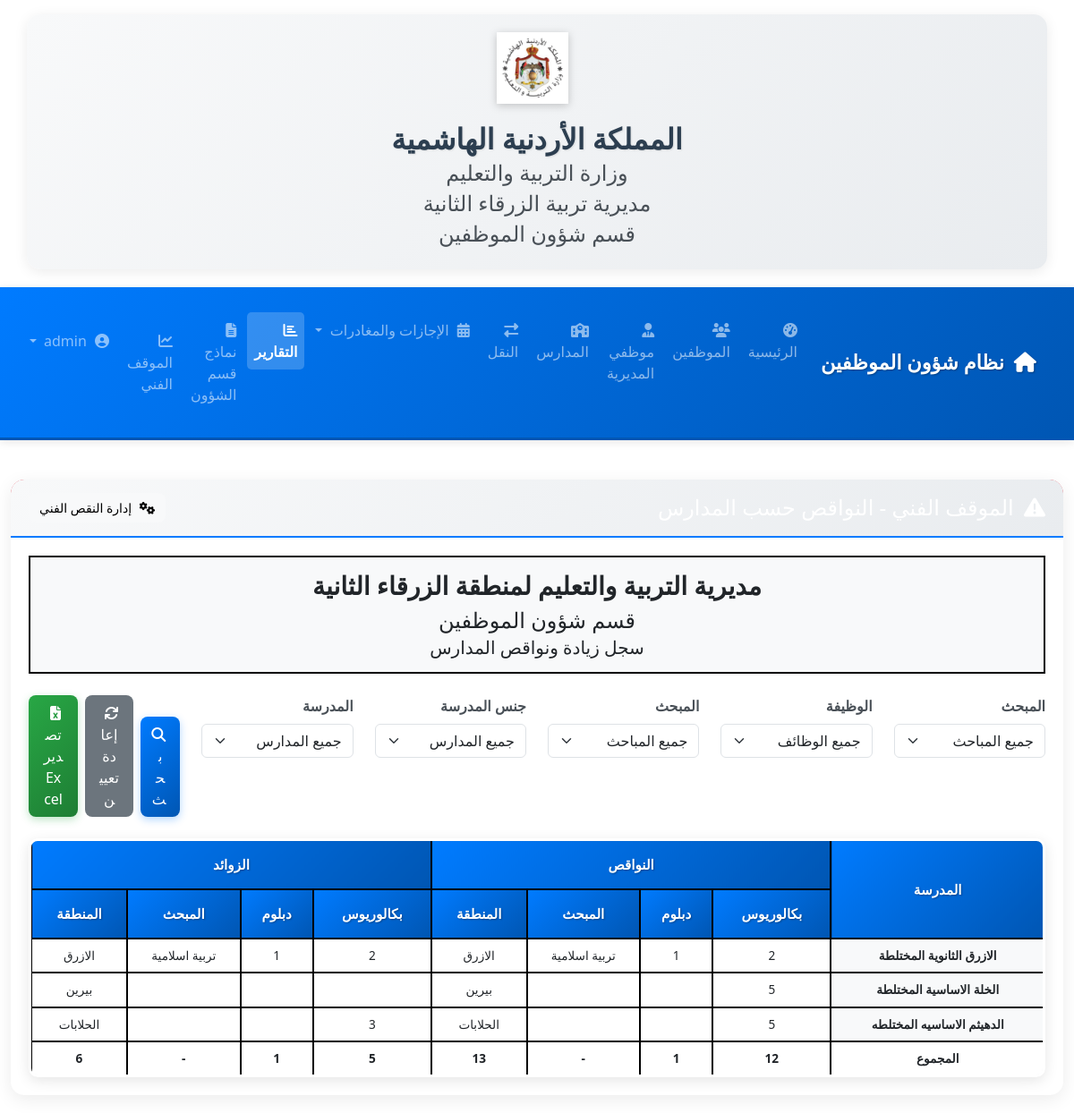
Page /reports/technical-position (signed in) on the committed database.
### models.py (models this page shows, shortened)
class School(db.Model):
    id = db.Column(db.Integer, primary_key=True)
    name = db.Column(db.String(100), nullable=False)  # اسم المدرسة
    phone = db.Column(db.String(20))  # رقم هاتف المدرسة
    address = db.Column(db.String(200))  # عنوان المدرسة
    gender = db.Column(db.String(20))  # جنس المدرسة (ذكور، إناث، مختلطة)
    region = db.Column(db.String(50))  # المنطقة

class TechnicalDeficiency(db.Model):
    __tablename__ = 'technical_deficiencies'
    id = db.Column(db.Integer, primary_key=True)
    school_id = db.Column(db.Integer, db.ForeignKey('school.id'), nullable=False)  # Changed from 'schools.id' to 'school.id'
    specialization = db.Column(db.String(200), nullable=False)
    job_title = db.Column(db.String(200), nullable=False)
    subject = db.Column(db.String(200), nullable=True)
    required_count = db.Column(db.Integer, nullable=False, default=0)
    current_count = db.Column(db.Integer, nullable=False, default=0)
    deficiency_count = db.Column(db.Integer, nullable=False, default=0)
    deficiency_bachelor = db.Column(db.Integer, nullable=False, default=0)
    deficiency_diploma = db.Column(db.Integer, nullable=False, default=0)
    surplus_bachelor = db.Column(db.Integer, nullable=False, default=0)
    surplus_diploma = db.Column(db.Integer, nullable=False, default=0)
    notes = db.Column(db.Text, nullable=True)
    created_at = db.Column(db.DateTime, default=datetime.utcnow)
    updated_at = db.Column(db.DateTime, default=datetime.utcnow, onupdate=datetime.utcnow)
    school = db.relationship('School', backref=db.backref('technical_deficiencies', lazy=True))

### routes/report_routes.py (the view)
@report.route('/technical-position')
def technical_position():
    if 'user_id' not in session:
        return redirect(url_for('auth.login'))
    specialization_filter = request.args.get('specialization', '')
    gender_filter = request.args.get('gender', '')
    school_filter = request.args.get('school', '')
    subject_filter = request.args.get('subject', '')
    job_filter = request.args.get('job', '')
    query = TechnicalDeficiency.query.join(School)
    if specialization_filter:
        query = query.filter(TechnicalDeficiency.specialization.contains(specialization_filter))
    if gender_filter:
        query = query.filter(School.gender == gender_filter)
    if school_filter:
        query = query.filter(TechnicalDeficiency.school_id == school_filter)
    if subject_filter:
        query = query.filter(TechnicalDeficiency.subject == subject_filter)
    if job_filter:
        query = query.filter(TechnicalDeficiency.job_title == job_filter)
    deficiencies = query.filter(
        or_(
            TechnicalDeficiency.deficiency_bachelor > 0,
            TechnicalDeficiency.deficiency_diploma > 0,
            TechnicalDeficiency.surplus_bachelor > 0,
            TechnicalDeficiency.surplus_diploma > 0
        )
    ).order_by(School.name).all()
    all_specializations = set()
    all_subjects = set()
    all_jobs = set()
    for deficiency in TechnicalDeficiency.query.all():
        all_specializations.add(deficiency.specialization)
        if deficiency.subject:
            all_subjects.add(deficiency.subject)
        all_jobs.add(deficiency.job_title)
    from constants import DIRECTORATE_DEPARTMENTS
    all_schools = School.query.filter(~School.name.in_(DIRECTORATE_DEPARTMENTS)).all()
    return render_template('reports/technical_position.html',
                         deficiencies=deficiencies,
                         all_specializations=sorted(all_specializations),
                         all_subjects=sorted(all_subjects),
                         all_jobs=sorted(all_jobs),
                         all_schools=all_schools,
                         specialization_filter=specialization_filter,
                         gender_filter=gender_filter,
                         school_filter=school_filter,
                         subject_filter=subject_filter,
                         job_filter=job_filter)

### templates/reports/technical_position.html (shortened to what this page needs)
{% extends "base.html" %}
{% block content %}
<div class="container-fluid mt-4">
    <div class="row">
        <div class="col-12">
            <div class="card">
                <div class="card-header bg-danger text-white d-flex justify-content-between align-items-center">
                    <h4 class="mb-0"><i class="fas fa-exclamation-triangle"></i> الموقف الفني - النواقص حسب المدارس</h4>
                    <a href="{{ url_for('report.technical_deficiency_management') }}" class="btn btn-light btn-sm">
                        <i class="fas fa-cogs"></i> إدارة النقص الفني
                    </a>
                </div>
                <div class="card-body">
                    <div class="text-center mb-4" style="border: 2px solid #000; padding: 15px; background-color: #f8f9fa;">
                        <h3 class="text-dark mb-2" style="font-weight: bold;">مديرية التربية والتعليم لمنطقة الزرقاء الثانية</h3>
                        <h4 class="text-dark mb-1">قسم شؤون الموظفين</h4>
                        <h5 class="text-dark mb-0">سجل زيادة ونواقص المدارس</h5>
                    </div>
                    <form method="GET" class="mb-4">
                        <div class="row">
                            <div class="col-md-2">
                                <label for="specialization" class="form-label">المبحث</label>
                                <select name="specialization" id="specialization" class="form-select">
                                    <option value="">جميع المباحث</option>
                                </select>
                            </div>
                            <div class="col-md-2">
                                <label for="job" class="form-label">الوظيفة</label>
                                <select name="job" id="job" class="form-select">
                                    <option value="">جميع الوظائف</option>
                                </select>
                            </div>
                            <div class="col-md-2">
                                <label for="subject" class="form-label">المبحث</label>
                                <select name="subject" id="subject" class="form-select">
                                    <option value="">جميع المباحث</option>
                                </select>
                            </div>
                            <div class="col-md-2">
                                <label for="gender" class="form-label">جنس المدرسة</label>
                                <select name="gender" id="gender" class="form-select">
                                    <option value="">جميع المدارس</option>
                                </select>
                            </div>
                            <div class="col-md-2">
                                <label for="school" class="form-label">المدرسة</label>
                                <select name="school" id="school" class="form-select">
                                    <option value="">جميع المدارس</option>
                                </select>
                            </div>
                            <div class="col-md-2 d-flex align-items-end">
                                <button type="submit" class="btn btn-primary me-2">
                                    <i class="fas fa-search"></i> بحث
                                </button>
                                <a href="{{ url_for('report.technical_position') }}" class="btn btn-secondary me-2">
                                    <i class="fas fa-refresh"></i> إعادة تعيين
                                </a>
                                <a href="{{ url_for('report.export_technical_position', **request.args) }}" class="btn btn-success">
                                    <i class="fas fa-file-excel"></i> تصدير Excel
                                </a>
                            </div>
                        </div>
                    </form>
                    <div class="table-responsive">
                        <table class="table table-bordered" style="border: 3px solid #000; border-collapse: collapse;">
                            <thead>
                                <tr>
                                    <th rowspan="2" class="text-center align-middle" style="border: 2px solid #000; background-color: #f8f9fa; font-weight: bold; vertical-align: middle;">المدرسة</th>
                                    <th colspan="4" class="text-center" style="border: 2px solid #000; background-color: #e9ecef; font-weight: bold;">النواقص</th>
                                    <th colspan="4" class="text-center" style="border: 2px solid #000; background-color: #d4edda; font-weight: bold;">الزوائد</th>
                                </tr>
                                <tr>
                                    <th class="text-center" style="border: 2px solid #000; background-color: #fff2cc; font-weight: bold;">بكالوريوس</th>
                                    <th class="text-center" style="border: 2px solid #000; background-color: #fff2cc; font-weight: bold;">دبلوم</th>
                                    <th class="text-center" style="border: 2px solid #000; background-color: #fff2cc; font-weight: bold;">المبحث</th>
                                    <th class="text-center" style="border: 2px solid #000; background-color: #fff2cc; font-weight: bold;">المنطقة</th>
                                    <th class="text-center" style="border: 2px solid #000; background-color: #d1ecf1; font-weight: bold;">بكالوريوس</th>
                                    <th class="text-center" style="border: 2px solid #000; background-color: #d1ecf1; font-weight: bold;">دبلوم</th>
                                    <th class="text-center" style="border: 2px solid #000; background-color: #d1ecf1; font-weight: bold;">المبحث</th>
                                    <th class="text-center" style="border: 2px solid #000; background-color: #d1ecf1; font-weight: bold;">المنطقة</th>
                                </tr>
                            </thead>
                            <tbody>
                                {% set grouped_deficiencies = deficiencies | groupby('school.name') %}
                                {% for school_name, school_deficiencies in grouped_deficiencies %}
                                    {% set school_deficiencies_list = school_deficiencies | list %}
                                    {% for deficiency in school_deficiencies_list %}
                                    <tr>
                                        {% if loop.first %}
                                        <td rowspan="{{ school_deficiencies_list | length }}" class="align-middle" style="border: 2px solid #000; font-weight: bold; background-color: #f8f9fa;">{{ school_name }}</td>
                                        {% endif %}
                                        <td class="text-center" style="border: 2px solid #000;">{{ deficiency.deficiency_bachelor if deficiency.deficiency_bachelor > 0 else '' }}</td>
                                        <td class="text-center" style="border: 2px solid #000;">{{ deficiency.deficiency_diploma if deficiency.deficiency_diploma > 0 else '' }}</td>
                                        <td class="text-center" style="border: 2px solid #000;">{{ deficiency.subject if deficiency.subject else '' }}</td>
                                        <td class="text-center" style="border: 2px solid #000;">{{ deficiency.school.region if deficiency.school.region else '' }}</td>
                                        <td class="text-center" style="border: 2px solid #000;">{{ deficiency.surplus_bachelor if deficiency.surplus_bachelor > 0 else '' }}</td>
                                        <td class="text-center" style="border: 2px solid #000;">{{ deficiency.surplus_diploma if deficiency.surplus_diploma > 0 else '' }}</td>
                                        <td class="text-center" style="border: 2px solid #000;">{{ deficiency.subject if deficiency.subject else '' }}</td>
                                        <td class="text-center" style="border: 2px solid #000;">{{ deficiency.school.region if deficiency.school.region else '' }}</td>
                                    </tr>
                                    {% endfor %}
                                {% endfor %}
                                <tr style="background-color: #f8f9fa; font-weight: bold;">
                                    <td class="text-center" style="border: 2px solid #000; font-weight: bold;">المجموع</td>
                                    <td class="text-center" style="border: 2px solid #000; font-weight: bold;">{{ deficiencies | map(attribute='deficiency_bachelor') | sum }}</td>
                                    <td class="text-center" style="border: 2px solid #000; font-weight: bold;">{{ deficiencies | map(attribute='deficiency_diploma') | sum }}</td>
                                    <td class="text-center" style="border: 2px solid #000; font-weight: bold;">-</td>
                                    <td class="text-center" style="border: 2px solid #000; font-weight: bold;">{{ (deficiencies | map(attribute='deficiency_bachelor') | sum) + (deficiencies | map(attribute='deficiency_diploma') | sum) }}</td>
                                    <td class="text-center" style="border: 2px solid #000; font-weight: bold;">{{ deficiencies | map(attribute='surplus_bachelor') | sum }}</td>
                                    <td class="text-center" style="border: 2px solid #000; font-weight: bold;">{{ deficiencies | map(attribute='surplus_diploma') | sum }}</td>
                                    <td class="text-center" style="border: 2px solid #000; font-weight: bold;">-</td>
                                    <td class="text-center" style="border: 2px solid #000; font-weight: bold;">{{ (deficiencies | map(attribute='surplus_bachelor') | sum) + (deficiencies | map(attribute='surplus_diploma') | sum) }}</td>
                                </tr>
                            </tbody>
                        </table>
                    </div>
                </div>
            </div>
        </div>
    </div>
</div>
{% endblock %}

### rows in the picture
School: name "الازرق الثانوية المختلطة"
TechnicalDeficiency: deficiency_bachelor "2", deficiency_diploma "1", subject "تربية اسلامية", school "الازرق", surplus_bachelor "2", surplus_diploma "1"
School: name "الخلة الاساسية المختلطة"
TechnicalDeficiency: deficiency_bachelor "5", school "بيرين"
School: name "الدهيثم الاساسيه المختلطه"
TechnicalDeficiency: deficiency_bachelor "5", school "الحلابات", surplus_bachelor "3"

### other values in the picture
{{ deficiencies | map(attribute='deficiency_bachelor') | sum }} "12"
{{ deficiencies | map(attribute='deficiency_diploma') | sum }} "1"
{{ deficiencies | map(attribute='surplus_bachelor') | sum }} "5"
{{ deficiencies | map(attribute='surplus_diploma') | sum }} "1"
